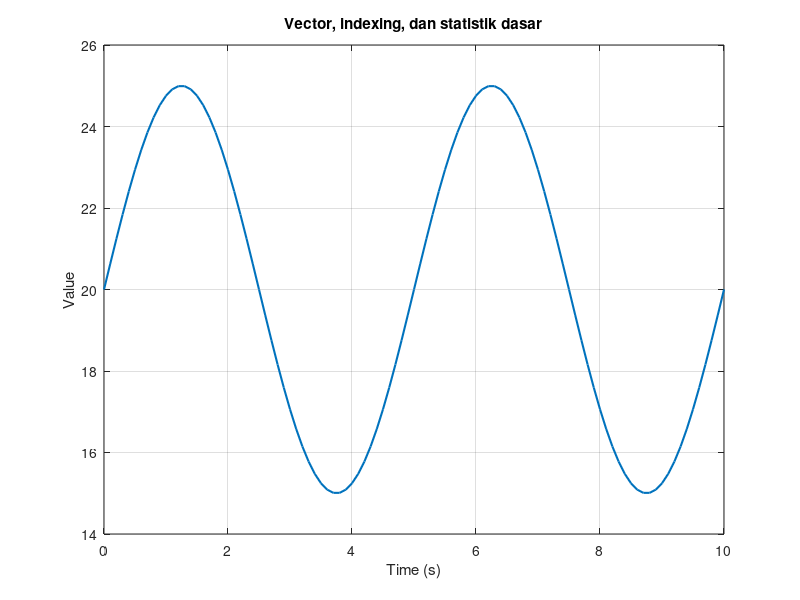

Reproduce this figure in MATLAB.
clear; clc; close all;

Ts = 0.1;
t = 0:Ts:10;
data = 20 + 5*sin(2*pi*0.2*t);

fprintf('Jumlah sampel : %d\n',length(data));
fprintf('Mean          : %.3f\n',mean(data));
fprintf('Minimum       : %.3f\n',min(data));
[maxValue,maxIndex] = max(data);
fprintf('Maximum       : %.3f pada indeks %d\n',maxValue,maxIndex);

selected = data(data > mean(data));
fprintf('Jumlah data di atas mean: %d\n',length(selected));

A = [2 1;1 3];
b = [5;7];
x = A\b;
disp('Solusi A*x=b:');
disp(x);

disp('Verifikasi A*x:');
disp(A*x);

figure('Name','P02 Vector Matrix Lab');
plot(t,data,'LineWidth',1.5); grid on;
xlabel('Time (s)'); ylabel('Value');
title('Vector, indexing, dan statistik dasar');
